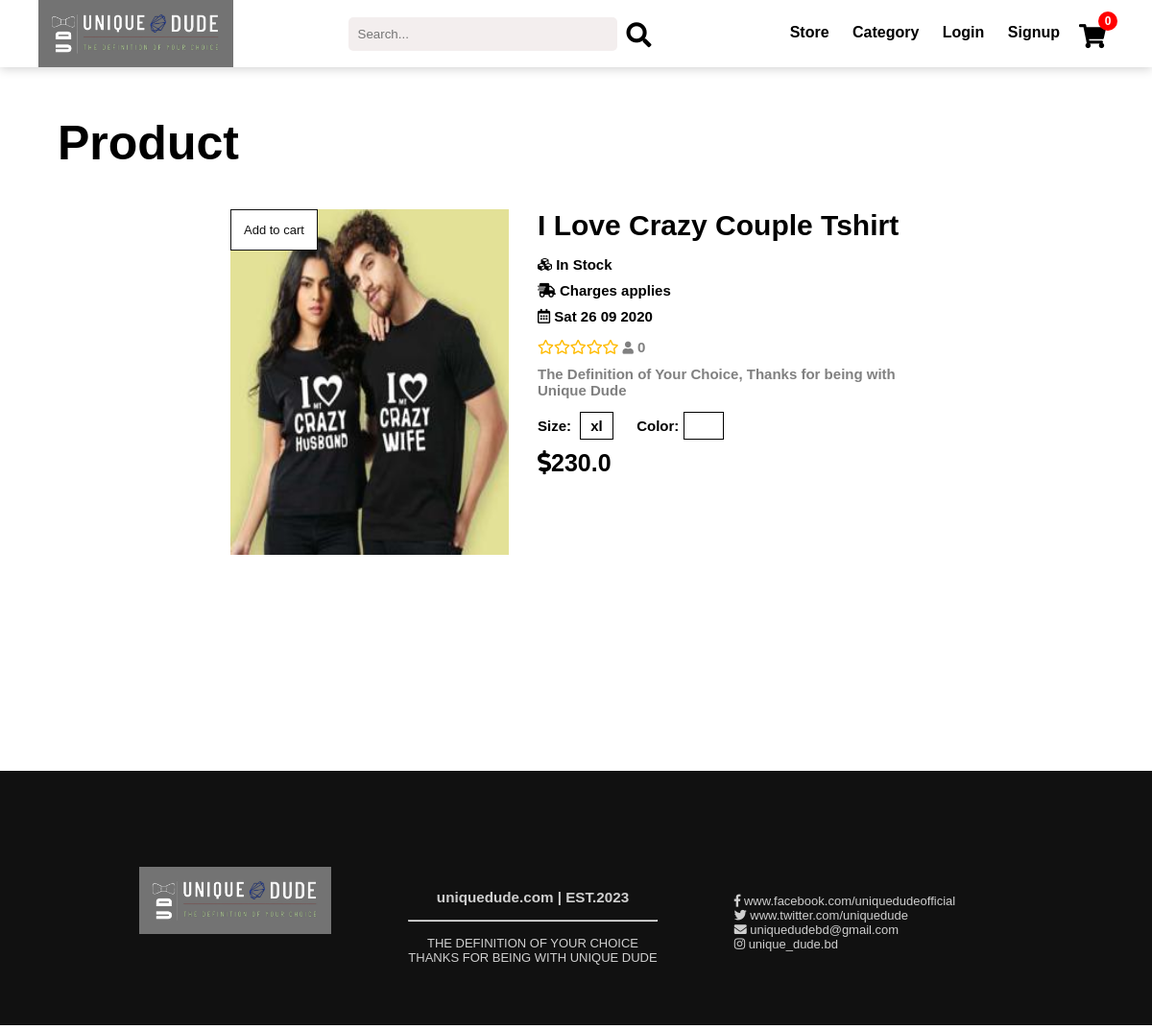
The page /product/8/ on the database its author committed.
### store/models.py (models this page shows, shortened)
class Product(models.Model):
    SIZE = (('s', 's'),
            ('m', 'm'),
            ('l', 'l'),
            ('xl', 'xl'),
            ('xxl', 'xxl'))
    COLOR = (('red', 'red'),
             ('black', 'black'),
             ('blue', 'blue'),
             ('green', 'green'),
             ('white', 'white'),
             ('gray', 'gray'))
    name = models.CharField(max_length=100, null=True)
    price = models.FloatField(null=True)
    old_price = models.FloatField(null=True, blank=True)
    category = models.ManyToManyField(Category)
    image = models.ImageField(null=True, blank=True, upload_to='product/')
    on_sell = models.BooleanField(default=False, null=True)
    date = models.DateTimeField(default=timezone.now)
    on_stock = models.BooleanField(default=True, null=True)
    delivery = models.BooleanField(default=False, null=True)
    color = models.CharField(max_length=200, null=True, blank=True, choices=COLOR)
    size = models.CharField(max_length=200, null=True, blank=True, choices=SIZE)

### store/views.py (the view)
# urls.py: path('product/<int:id>/', views.view_product, name='product'),
def view_product(request, id):
    product = Product.objects.get(id=id)
    categories = Category.objects.all()
    ratings = Rating.objects.filter(product=product)
    sum_rated = ratings.count()
    sum_rating = sum([i.rating for i in ratings])
    if sum_rated == 0:
        rating = 0
    else:
        rating = sum_rating / sum_rated
    reviews = Review.objects.filter(product=product).all()
    data = cookieCart(request)
    cart_info = data['order']
    context = {
        'cart_info': cart_info,
        'product': product,
        'rating': rating,
        'rated': sum_rated,
        'reviews': reviews,
        'categories': categories,
        'title': 'Product'
    }
    return render(request, 'store/product.html', context)

### store/cart.py (called while the page is built, shortened)
def cookieCart(request):
    try:
        cart = json.loads(request.COOKIES['cart'])
    except:
        cart = {}
    items = []
    order = {'get_cart_total': 0, 'get_cart_total_item': 0}
    return {'items': items, 'order': order}

### store/templates/store/product.html (shortened to what this page needs)
{% extends 'store/base.html' %}
{% load static %}
{% load crispy_forms_tags %}
{% block body %}
<link rel="stylesheet" href="{% static 'css/product.css' %}">
<h1>Product</h1>
	<div class="product">
		<div class="product-container">
				<div class="item">
					<a data-product={{product.id}} data-action="add" id="item-btn" class="add-to-cart-btn update-cart">Add to cart</a>
					<img src={{ product.image.url }}>
					<h3 class="product-name"> {{ product.name }}</h3>
					{% if product.on_stock %}
						<h3 class="product-stock"><i class="fas fa-cubes"></i> In Stock</h3>
					{% else %}
						<h3 class="product-stock"><i class="fas fa-cubes"></i> Out of Stock</h3>
					{% endif %}
					{% if product.delivery %}
						<h3 class="product-shipping"><i class="fas fa-shipping-fast"></i> Free</h3>
					{% else %}
						<h3 class="product-shipping"><i class="fas fa-shipping-fast"></i> Charges applies</h3>
					{% endif %}
					<h3 class="product-date"><i class="far fa-calendar-alt"></i> {{ product.date | date:"D d m Y" }}</h3>
					<h2 class="rating" data-rating={{rating}}>
					</h2><p style="display:inline;"> <i style="font-size:13px;" class="fas fa-user"> </i> {{ rated }}</p>
					<p>The Definition of Your Choice, Thanks for being with Unique Dude</p>
					<h3 class="product-size">Size: <span class="tag">{{product.size}}</span></h3>
					<h3 class="product-color">Color:<span class="color-tag" style="background:{{product.color}}"></span></h3>
					<h3 class="product-price"><i class="fas fa-dollar-sign"></i>{{ product.price }}</h3>
				</div>
		</div>
	</div>
{% endblock body %}

### static/css/base.css (style rules this page uses)
body { margin: 0px; padding: 0px; font-family: 'Arial', sans-serif; overflow: hidden; background-color: white; }
* { margin: 0px; padding: 0px; }
html { overflow-x: hidden; }

### static/css/product.css (style rules this page uses)
h1 { padding-top: 120px; width: 90%; margin: auto; font-size: 50px; padding-bottom: 20px; }
.product { min-height: 40vh; width: 60%; margin: auto; }
.item { margin-top: 20px; min-height: 60vh; }
.item img { float: left; height: 360px; width: 290px; margin-right: 30px; }
.tag { padding: 5px 10px; border: 1px solid black; margin-left: 5px; }
.color-tag { padding: 5px 20px; border: 1px solid black; margin-left: 5px; }
.add-to-cart-btn { font-size: 13px; text-decoration: none; color: #111; border: 1px solid #111; padding: 13px; background-color: #ffffff; font-family: 'Arial', sans-serif; transition: .3s; float: left; position: absolute; z-index: 100; }
.product-name { font-size: 30px; margin-bottom: 10px; }
.product p { color: gray; font-size: 15px; font-weight: bold; margin-bottom: 20px; margin-top: 10px; }
.product-price { font-size: 25px; margin-bottom: 30px; margin-top: 15px; }
.product-stock { font-size: 15px; font-weight: bolder; padding: 5px; }
.product-size { font-size: 15px; font-weight: bolder; display: inline; margin-right: 20px; }
.product-color { display: inline; font-size: 15px; font-weight: bolder; margin-bottom: 10px; }
.product-shipping { font-size: 15px; font-weight: bolder; padding: 5px; }
.rating { font-size: 15px; display: inline; color: #ffbb00; }
.product-date { font-size: 15px; font-weight: bolder; padding: 5px; margin-bottom: 10px; }

### rows shown on the page
Product: image (picture), name "I Love Crazy Couple Tshirt", date "Sat 26 09 2020", size "xl", price "230.0"

### other values the page prints
{{ cart_info.get_cart_total_item }} "0"
{{ rated }} "0"
